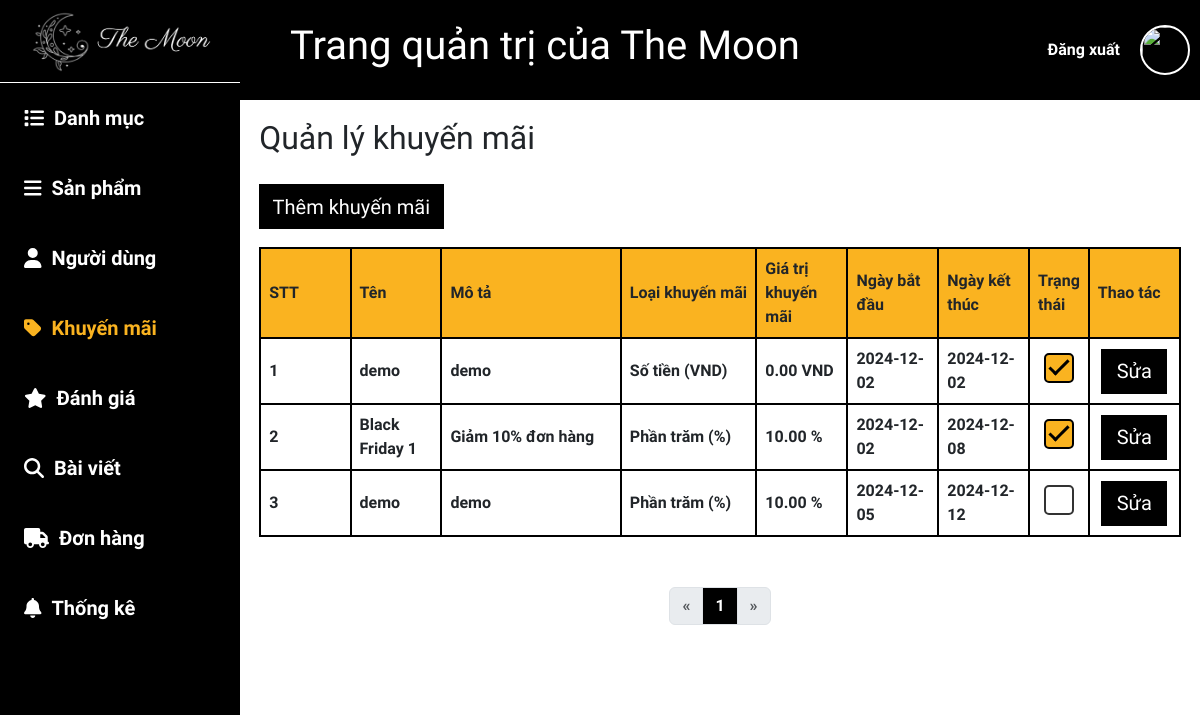
The app's page /admin/index.php?view=discount (signed in) with its own data.
### tables this page shows
CREATE TABLE `khuyen_mai` (
  `id` int(11) NOT NULL COMMENT 'Mã khuyến mãi',
  `ten` varchar(255) NOT NULL COMMENT 'Tên khuyến mãi',
  `mo_ta` text NOT NULL COMMENT 'Mô tả khuyến mãi',
  `loai_km` enum('phan_tram','so_tien') NOT NULL COMMENT 'Loại khuyến mãi (% hoặc số tiền cụ thể)',
  `gia_tri_km` decimal(10,2) NOT NULL COMMENT 'Giá trị khuyến mãi',
  `ngay_bat_dau` date NOT NULL COMMENT 'Ngày bắt đầu khuyến mãi',
  `ngay_ket_thuc` date NOT NULL COMMENT 'Ngày kết thúc khuyến mãi',
  `trang_thai` tinyint(1) NOT NULL DEFAULT 0 COMMENT 'Trạng thái khuyến mãi',
  `ngay_nhap` timestamp NOT NULL DEFAULT current_timestamp() COMMENT 'Ngày nhập khuyến mãi'
);

### admin/controller/DiscountController.php (called while the page is built, shortened)
<?php
require_once('../app/model/CartModel.php');
class DiscountController
{
    private $data;
    private $cart;
    function __construct()
    {
        $this->cart = new CartModel();
    }
    function renderview($view, $data = null)
    {
        $view = './view/' . $view . '.php';
        require_once $view;
    }
    function getAllDiscount()
    {
        $currentPage = isset($_GET['page']) ? (int)$_GET['page'] : 1;
        $itemsPerPage = 9;
        $offset = ($currentPage - 1) * $itemsPerPage;
        $totalProducts = $this->cart->getCountAllDiscount();
        $totalPages = ceil($totalProducts / $itemsPerPage);
        $this->data['currentPage'] = $currentPage;
        $this->data['totalPages'] = $totalPages;
        $this->data['discount'] = $this->cart->getAllDiscount($itemsPerPage, $offset);
        $this->renderview('discount', $this->data);
    }
}

### app/model/database.php (called while the page is built, shortened)
<?php
class Database
{
  private $servername = "localhost";
  private $username = "root";
  private $password = "";
  private $dbname = "themoon";
  private $conn;
  private $stmt;
  public function __construct()
  {
    try {
      $this->conn = new PDO("mysql:host=$this->servername;dbname=$this->dbname;charset=utf8", $this->username, $this->password);
      $this->conn->setAttribute(PDO::ATTR_ERRMODE, PDO::ERRMODE_EXCEPTION);
    } catch (PDOException $e) {
      echo "Connection failed: " . $e->getMessage();
    }
  }
  function query($sql, $param = [])
  {
    $this->stmt = $this->conn->prepare($sql);
    $this->stmt->execute($param);
    return $this->stmt;
  }
  function getAll($sql, $param = [])
  {
    $stmt = $this->query($sql, $param);
    return $this->stmt->fetchAll(PDO::FETCH_ASSOC);
  }
}

### app/model/CartModel.php (called while the page is built, shortened)
<?php
class CartModel
{
    private $db;
    function __construct()
    {
        $this->db = new Database();
    }
    function getAllDiscount($limit, $offset)
    {
        $sql = "SELECT * FROM khuyen_mai LIMIT $limit OFFSET $offset";
        return $this->db->getAll($sql);
    }
}

### admin/view/discount.php (the view, shortened to what this page needs)
<div class="main-table">
    <h2>Quản lý khuyến mãi</h2>
    <a href="index.php?view=adddiscount"><button>Thêm khuyến mãi</button></a>
    <table>
        <thead>
            <tr>
                <th style="width: 10%;">STT</th>
                <th style="width: 10%;">Tên</th>
                <th style="width: 20%;">Mô tả</th>
                <th style="width: 15%;">Loại khuyến mãi</th>
                <th style="width: 10%;">Giá trị khuyến mãi</th>
                <th style="width: 10%;">Ngày bắt đầu</th>
                <th style="width: 10%;">Ngày kết thúc</th>
                <th style="width: 5%;">Trạng thái</th>
                <th style="width: 10%;">Thao tác</th>
            </tr>
        </thead>
        <tbody>
            <?php
            $listdiscount = $data['discount'];
            for ($i = 0; $i < count($listdiscount); $i++) {
            ?>
                <tr>
                    <td><?= $i + 1 ?></td>
                    <td><?= $listdiscount[$i]['ten'] ?></td>
                    <td><?= subword($listdiscount[$i]['mo_ta'], 20) ?></td>
                    <td>
                        <?php
                        if ($listdiscount[$i]['loai_km'] == 'phan_tram') {
                            echo 'Phần trăm (%)';
                        } else {
                            echo 'Số tiền (VND)';
                        }
                        ?>
                    </td>
                    <td>
                        <?php
                        if ($listdiscount[$i]['loai_km'] == 'phan_tram') {
                            echo $listdiscount[$i]['gia_tri_km'] . ' %';
                        } else {
                            echo $listdiscount[$i]['gia_tri_km'] . ' VND';
                        }
                        ?>
                    </td>
                    <td><?= $listdiscount[$i]['ngay_bat_dau'] ?></td>
                    <td><?= $listdiscount[$i]['ngay_ket_thuc'] ?></td>
                    <td style="text-align: center;">
                        <span class="custom-checkbox"></span>
                    </td>
                    <td class="button">
                        <a href="index.php?view=editdiscount&id=<?= $listdiscount[$i]['id'] ?>"><button>Sửa</button></a>
                    </td>
                </tr>
            <?php }; ?>
        </tbody>
    </table>
    <div id="page">
        <nav aria-label="Page navigation example">
            <ul class="pagination justify-content-center">
                <?php
                $currentPage = $data['currentPage'];
                ?>
                <li class="page-item <?php echo ($currentPage == 1) ? 'disabled' : ''; ?>">
                    <a class="page-link" href="?view=discount&page=<?php echo 1; ?>" aria-label="Previous">
                        <span aria-hidden="true">&laquo;</span>
                    </a>
                </li>
                <?php
                $totalPages = $data['totalPages'];
                for ($i = 1; $i <= $totalPages; $i++) :
                ?>
                    <li class="page-item ">
                        <a class="page-link <?php echo ($currentPage == $i) ? 'active-check' : ''; ?>" href="?view=discount&page=<?php echo $i; ?>"><?php echo $i; ?></a>
                    </li>
                <?php endfor; ?>
                <li class="page-item <?php echo ($currentPage == $totalPages) ? 'disabled' : ''; ?>">
                    <a class="page-link" href="?view=discount&page=<?php echo $totalPages; ?>" aria-label="Next">
                        <span aria-hidden="true">&raquo;</span>
                    </a>
                </li>
            </ul>
        </nav>
    </div>
</div>
</main>
</div>
</body>
</html>

### public/css/admin.css (style rules this page uses)
body { width: 100%; height: 1000px; margin: 0; }
nav { width: 100%; height: 100px; display: flex; justify-content: space-between; background-color: black; color: white; align-items: center; }
nav a { text-decoration: none; color: white; }
main .main-table { margin: 2%; }
main .main-table button { margin: 2% 0; height: 45px; width: 20%; font-size: 20px; border: none; background-color: black; color: white; }
main table { border-collapse: collapse; border: 2px solid black; max-width: 100%; width: 100%; height: 100%; }
main td, main th { border: 2px solid black; padding: 8px; text-align: left; }
main th { background-color: #fab320; font-weight: bold; }
.button { text-align: center; }
main .main-table table button { width: 90%; }
#page nav { margin-top: 50px; background-color: white; text-align: center; display: flex; flex-direction: column; }
#page .active-check { background-color: black; color: white; }
.custom-checkbox { display: inline-block; width: 30px; height: 30px; background-color: #fff; border: 2px solid #333; border-radius: 5px; position: relative; cursor: pointer; }
input[type="checkbox"]:checked + .custom-checkbox { background-color: #fab320; border-color: black; }
input[type="checkbox"]:checked + .custom-checkbox::after { content: ''; position: absolute; left: 8px; width: 10px; height: 20px; border: solid black; border-width: 0 3px 3px 0; transform: rotate(45deg); }

### records on screen
khuyen_mai: ten "demo", mo_ta "demo", loai_km "Số tiền (VND)", gia_tri_km "0.00", ngay_bat_dau "2024-12-02", ngay_ket_thuc "2024-12-02"
khuyen_mai: ten "Black Friday 1", mo_ta "Giảm 10% đơn hàng", loai_km "Phần trăm (%)", gia_tri_km "10.00", ngay_bat_dau "2024-12-02", ngay_ket_thuc "2024-12-08"
khuyen_mai: ten "demo", mo_ta "demo", loai_km "Phần trăm (%)", gia_tri_km "10.00", ngay_bat_dau "2024-12-05", ngay_ket_thuc "2024-12-12"
